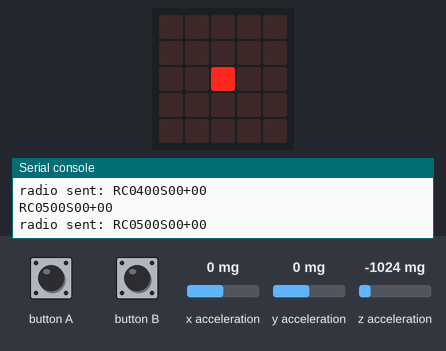
A program run on a simulated BBC micro:bit running MicroPython. Shown: the board's 5×5 LED display, the last lines printed to the serial console. The inputs (shaded band) are chosen by the test bench; at power-on: x acceleration 0 mg, y acceleration 0 mg, z acceleration -1024 mg. No radio messages arrive unless stated (any console line starting 'radio sent:' is added by the test bench).

Above: at 1.2 s.
1.3 s: x acceleration set to -1440 mg
At 2.6 s:
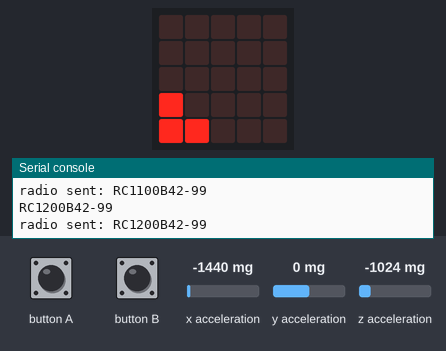
2.9 s: y acceleration set to -2 mg
At 3.4 s:
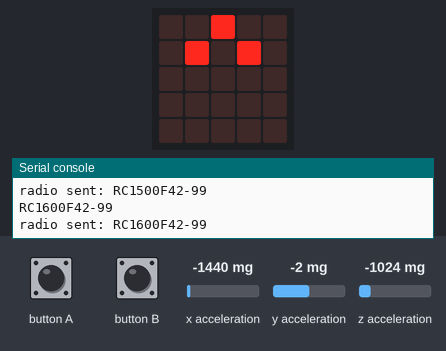
4.5 s: x acceleration set to -750 mg
At 5.4 s:
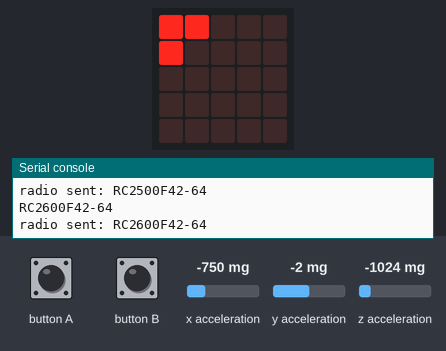
6.1 s: x acceleration set to 750 mg
At 7.4 s:
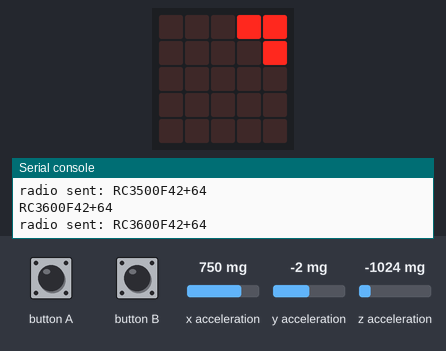
7.7 s: y acceleration set to 0 mg
At 9.1 s:
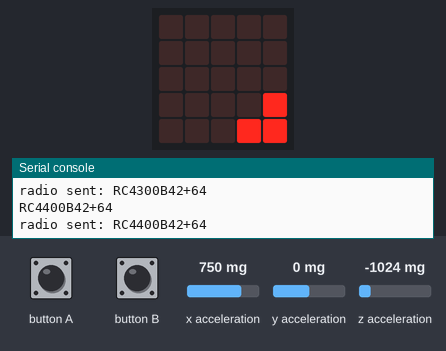
9.4 s: x acceleration set to 0 mg
At 10.1 s:
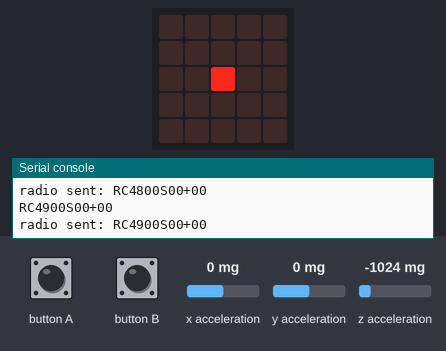
Timing chart, 0 to 12.0 s (numbered marks = the images above; inputs shaded):
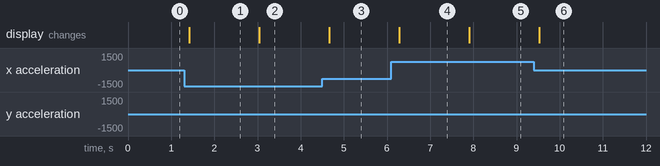

The program:

microbit_sensor.py
```python
# microbit_sensor.py  17/01/2021  D.J.Whale
#
# 1. drag into python.microbit.org
# 2. download hex file and flash to microbit device.

from microbit import *
import radio

DEADZONE = 300
ACCMAX   = 1000
UPDATEMS = 200
STOP     = "S"
FORWARD  = "F"
BACKWARD = "B"
UNIQUE   = "RC"
seqno    = 0
#radio.configure(channel=7, power=6, group=0)

IMG_STOP  = Image("00000:00000:00900:00000:00000")
IMG_FWDM2 = Image("00000:09000:90000:09000:00000")
IMG_FWDM1 = Image("99000:90000:00000:00000:00000")
IMG_FWD0  = Image("00900:09090:00000:00000:00000")
IMG_FWDP1 = Image("00099:00009:00000:00000:00000")
IMG_FWDP2 = Image("00000:00090:00009:00090:00000")
IMG_BWDM1 = Image("00000:00000:00000:90000:99000")
IMG_BWD0  = Image("00000:00000:00000:09090:00900")
IMG_BWDP1 = Image("00000:00000:00000:00009:00099")

def sense(x, y):
    # work out which gear we are in
    if abs(y) < DEADZONE and abs(x) < DEADZONE:
        return STOP, 0, 0
    if y < 0: gear = FORWARD
    else:     gear = BACKWARD

    # work out rate
    rate = abs(y)
    if rate > ACCMAX: rate = ACCMAX
    rate -= DEADZONE  # 0..(ACCMAX-DEADZONE)
    rate = int(rate * 100 / (ACCMAX-DEADZONE))  # 0..100

    # work out steer
    steer = abs(x)
    if steer > ACCMAX: steer = ACCMAX
    steer -= DEADZONE
    steer = int(steer * 100 / (ACCMAX-DEADZONE))
    if x < 0: steer = -steer

    return gear, rate, steer

def update_display(gear, steer):
    spos = int(steer / 33)  # 0{0..33}, 1{34..66}, 2{67..99}
    img = IMG_STOP

    if gear == FORWARD:
        if   spos == -2: img = IMG_FWDM2
        elif spos == -1: img = IMG_FWDM1
        elif spos == 1:  img = IMG_FWDP1
        elif spos == 2:  img = IMG_FWDP2
        else:            img = IMG_FWD0

    elif gear == BACKWARD:
        if   spos < 0:   img = IMG_BWDM1
        elif spos > 0:   img = IMG_BWDP1
        else:            img = IMG_BWD0

    display.show(img)

def dig2(v, signed=False):
    s = v < 0
    v = abs(v)
    if v > 99: v = 99
    if v < 10: v = "0" + str(v)
    else:      v = str(v)
    if signed:
        sf = "-" if s else "+"
        v = sf + v
    return v

def encode(gear, rate, steer, user=None):
    global seqno
    ba = "1" if button_a.is_pressed() else "0"
    bb = "1" if button_b.is_pressed() else "0"
    payload = UNIQUE + dig2(seqno) + ba + bb + gear + dig2(rate) + dig2(steer, signed=True)
    if user is not None: payload += ":" + user
    seqno = (seqno + 1) % 100
    return payload

def loop():
    while True:
        x, y, z = accelerometer.get_values()
        ##print(x, y)
        gear, rate, steer = sense(x, y)
        ##print(gear, rate, steer)
        update_display(gear, steer)
        payload = encode(gear, rate, steer)
        print(payload)
        radio.send(payload)
        sleep(UPDATEMS)

# MAIN PROGRAM
while True:
    try:
        radio.on()
        loop()
    except:
        radio.off()
        display.show(Image.NO)
        sleep(500)
```

Measured:
- the behaviour switches between 0 and -1 mg on y acceleration (found by bisection; images 1 and 2)
- after the input at 1.3 s, the display: changes after 0.12 s (image 1)
- after the input at 2.9 s, the display: changes after 0.14 s (image 2)
- after the input at 4.5 s, the display: changes after 0.16 s (image 3)
- after the input at 6.1 s, the display: changes after 0.18 s (image 4)
- after the input at 7.7 s, the display: changes after 0.20 s (image 5)
- after the input at 9.4 s, the display: changes after 0.12 s (image 6)
